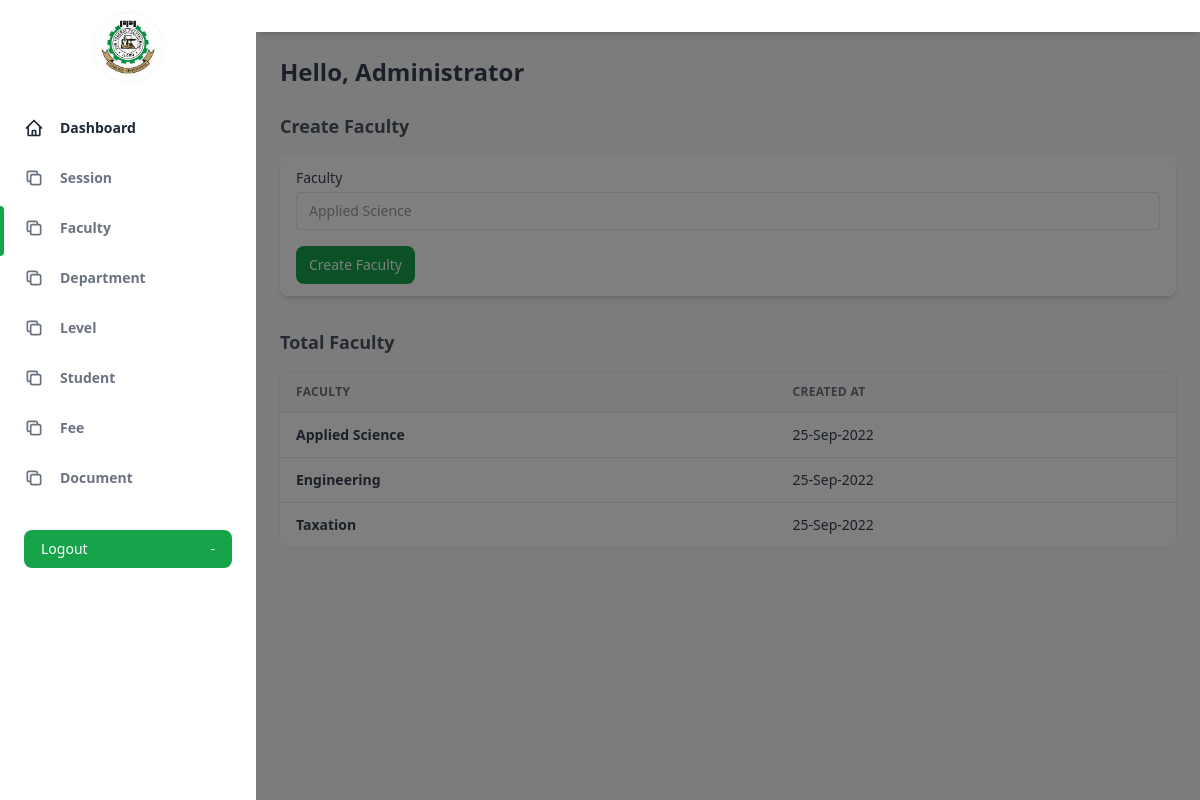
Screenshot of /admin-dashboard/faculty.php with the database file from the repository.
### tables this page shows
CREATE TABLE `faculty` (
  `id` int(11) NOT NULL,
  `faculty_name` varchar(255) NOT NULL,
  `dt` timestamp NOT NULL DEFAULT current_timestamp() ON UPDATE current_timestamp()
);

### admin-dashboard/faculty.php (the view, shortened to what this page needs)
<?php
  require_once "../includes/connection.php";
?>
<!DOCTYPE html>
<html :class="{ 'theme-dark': dark }" x-data="data()" lang="en">
  <head>
    <script src="https://cdn.tailwindcss.com"></script>
    <link rel="stylesheet" href="../assets/css/tailwind.output.css" />
    <link
      rel="stylesheet"
      href="https://cdnjs.cloudflare.com/ajax/libs/Chart.js/2.9.3/Chart.min.css"
    />
  </head>
  <body>
    <div
      class="flex h-screen bg-gray-50 dark:bg-gray-900"
      :class="{ 'overflow-hidden': isSideMenuOpen }"
    >
      <aside
        class="z-20 hidden w-64 overflow-y-auto bg-white dark:bg-gray-800 md:block flex-shrink-0"
      >
        <div class="py-4 text-gray-500 dark:text-gray-400">
          <a
            class="ml-6 text-lg font-bold text-gray-800 dark:text-gray-200"
            href="#"
          >
          <img src="../assets/img/fpi.jpg" alt="" style="width: 70px; height: 70px;" class="-mt-8 mx-auto">
          </a>
          <ul class="mt-6">
            <li class="relative px-6 py-3">
              <a
                class="inline-flex items-center w-full text-sm font-semibold text-gray-800 transition-colors duration-150 hover:text-gray-800 dark:hover:text-gray-200 dark:text-gray-100"
                href="index.php"
              >
                <svg
                  class="w-5 h-5"
                  aria-hidden="true"
                  fill="none"
                  stroke-linecap="round"
                  stroke-linejoin="round"
                  stroke-width="2"
                  viewBox="0 0 24 24"
                  stroke="currentColor"
                >
                  <path
                    d="M3 12l2-2m0 0l7-7 7 7M5 10v10a1 1 0 001 1h3m10-11l2 2m-2-2v10a1 1 0 01-1 1h-3m-6 0a1 1 0 001-1v-4a1 1 0 011-1h2a1 1 0 011 1v4a1 1 0 001 1m-6 0h6"
                  ></path>
                </svg>
                <span class="ml-4">Dashboard</span>
              </a>
            </li>
          </ul>
          <ul>
          <li class="relative px-6 py-3">
            <a
              class="inline-flex items-center w-full text-sm font-semibold transition-colors duration-150 hover:text-gray-800 dark:hover:text-gray-200"
              href="session.php"
            >
              <svg
                class="w-5 h-5"
                aria-hidden="true"
                fill="none"
                stroke-linecap="round"
                stroke-linejoin="round"
                stroke-width="2"
                viewBox="0 0 24 24"
                stroke="currentColor"
              >
                <path
                  d="M8 16H6a2 2 0 01-2-2V6a2 2 0 012-2h8a2 2 0 012 2v2m-6 12h8a2 2 0 002-2v-8a2 2 0 00-2-2h-8a2 2 0 00-2 2v8a2 2 0 002 2z"
                ></path>
              </svg>
              <span class="ml-4">Session</span>
            </a>
          </li>
          <li class="relative px-6 py-3">
             <span
                class="absolute inset-y-0 left-0 w-1 bg-green-600 rounded-tr-lg rounded-br-lg"
                aria-hidden="true"
            ></span>
              <a
                class="inline-flex items-center w-full text-sm font-semibold transition-colors duration-150 hover:text-gray-800 dark:hover:text-gray-200"
                href="faculty.php"
              >
                <svg
                  class="w-5 h-5"
                  aria-hidden="true"
                  fill="none"
                  stroke-linecap="round"
                  stroke-linejoin="round"
                  stroke-width="2"
                  viewBox="0 0 24 24"
                  stroke="currentColor"
                >
                  <path
                    d="M8 16H6a2 2 0 01-2-2V6a2 2 0 012-2h8a2 2 0 012 2v2m-6 12h8a2 2 0 002-2v-8a2 2 0 00-2-2h-8a2 2 0 00-2 2v8a2 2 0 002 2z"
                  ></path>
                </svg>
                <span class="ml-4">Faculty</span>
              </a>
            </li>
            <li class="relative px-6 py-3">
              <a
                class="inline-flex items-center w-full text-sm font-semibold transition-colors duration-150 hover:text-gray-800 dark:hover:text-gray-200"
                href="department.php"
              >
                <svg
                  class="w-5 h-5"
                  aria-hidden="true"
                  fill="none"
                  stroke-linecap="round"
                  stroke-linejoin="round"
                  stroke-width="2"
                  viewBox="0 0 24 24"
                  stroke="currentColor"
                >
                  <path
                    d="M8 16H6a2 2 0 01-2-2V6a2 2 0 012-2h8a2 2 0 012 2v2m-6 12h8a2 2 0 002-2v-8a2 2 0 00-2-2h-8a2 2 0 00-2 2v8a2 2 0 002 2z"
                  ></path>
                </svg>
                <span class="ml-4">Department</span>
              </a>
            </li>
            <li class="relative px-6 py-3">
              <a
                class="inline-flex items-center w-full text-sm font-semibold transition-colors duration-150 hover:text-gray-800 dark:hover:text-gray-200"
                href="level.php"
              >
                <svg
                  class="w-5 h-5"
                  aria-hidden="true"
                  fill="none"
                  stroke-linecap="round"
                  stroke-linejoin="round"
                  stroke-width="2"
                  viewBox="0 0 24 24"
                  stroke="currentColor"
                >
                  <path
                    d="M8 16H6a2 2 0 01-2-2V6a2 2 0 012-2h8a2 2 0 012 2v2m-6 12h8a2 2 0 002-2v-8a2 2 0 00-2-2h-8a2 2 0 00-2 2v8a2 2 0 002 2z"
                  ></path>
                </svg>
                <span class="ml-4">Level</span>
              </a>
            </li>
            <li class="relative px-6 py-3">
              <a
                class="inline-flex items-center w-full text-sm font-semibold transition-colors duration-150 hover:text-gray-800 dark:hover:text-gray-200"
                href="student.php"
              >
                <svg
                  class="w-5 h-5"
                  aria-hidden="true"
                  fill="none"
                  stroke-linecap="round"
                  stroke-linejoin="round"
                  stroke-width="2"
                  viewBox="0 0 24 24"
                  stroke="currentColor"
                >
                  <path
                    d="M8 16H6a2 2 0 01-2-2V6a2 2 0 012-2h8a2 2 0 012 2v2m-6 12h8a2 2 0 002-2v-8a2 2 0 00-2-2h-8a2 2 0 00-2 2v8a2 2 0 002 2z"
                  ></path>
                </svg>
                <span class="ml-4">Student</span>
              </a>
            </li>
            <li class="relative px-6 py-3">
              <a
                class="inline-flex items-center w-full text-sm font-semibold transition-colors duration-150 hover:text-gray-800 dark:hover:text-gray-200"
                href="fee.php"
              >
                <svg
                  class="w-5 h-5"
                  aria-hidden="true"
                  fill="none"
                  stroke-linecap="round"
                  stroke-linejoin="round"
                  stroke-width="2"
                  viewBox="0 0 24 24"
                  stroke="currentColor"
                >
                  <path
                    d="M8 16H6a2 2 0 01-2-2V6a2 2 0 012-2h8a2 2 0 012 2v2m-6 12h8a2 2 0 002-2v-8a2 2 0 00-2-2h-8a2 2 0 00-2 2v8a2 2 0 002 2z"
                  ></path>
                </svg>
                <span class="ml-4">Fee</span>
              </a>
            </li>
            <li class="relative px-6 py-3">
              <a
                class="inline-flex items-center w-full text-sm font-semibold transition-colors duration-150 hover:text-gray-800 dark:hover:text-gray-200"
                href="document.php"
              >
                <svg
                  class="w-5 h-5"
                  aria-hidden="true"
                  fill="none"
                  stroke-linecap="round"
                  stroke-linejoin="round"
                  stroke-width="2"
                  viewBox="0 0 24 24"
                  stroke="currentColor"
                >
                  <path
                    d="M8 16H6a2 2 0 01-2-2V6a2 2 0 012-2h8a2 2 0 012 2v2m-6 12h8a2 2 0 002-2v-8a2 2 0 00-2-2h-8a2 2 0 00-2 2v8a2 2 0 002 2z"
                  ></path>
                </svg>
                <span class="ml-4">Document</span>
              </a>
            </li>
           </ul>
          <div class="px-6 my-6">
            <a
              href="logout.php"
              class="flex items-center justify-between w-full px-4 py-2 text-sm font-medium leading-5 text-white transition-colors duration-150 bg-green-600 border border-transparent rounded-lg active:bg-green-600 hover:bg-green-700 focus:outline-none focus:shadow-outline-green"
            >
              Logout
              <span class="ml-2" aria-hidden="true">-</span>
            </a>
          </div>
        </div>
      </aside>
      <div
        x-show="isSideMenuOpen"
        x-transition:enter="transition ease-in-out duration-150"
        x-transition:enter-start="opacity-0"
        x-transition:enter-end="opacity-100"
        x-transition:leave="transition ease-in-out duration-150"
        x-transition:leave-start="opacity-100"
        x-transition:leave-end="opacity-0"
        class="fixed inset-0 z-10 flex items-end bg-black bg-opacity-50 sm:items-center sm:justify-center"
      ></div>
      <div class="flex flex-col flex-1 w-full">
        <header class="z-10 py-4 bg-white shadow-md dark:bg-gray-800">
        </header>
        <main class="h-full overflow-y-auto">
          <div class="container px-6 mx-auto grid">
            <h2
              class="my-6 text-2xl font-semibold text-gray-700 dark:text-gray-200"
            >
              Hello, Administrator
            </h2>
              <div>
                <h4 class="mb-4 text-lg font-semibold text-gray-600 dark:text-gray-300">
                    Create Faculty
                </h4>
                <form method="post">
                    <div
                    class="px-4 py-3 mb-8 bg-white rounded-lg shadow-md dark:bg-gray-800"
                    >
                        <label class="block text-sm">
                            <span class="text-gray-700 dark:text-gray-400">Faculty</span>
                            <input
                            name="faculty"
                            class="block w-full mt-1 text-sm dark:border-gray-600 dark:bg-gray-700 focus:border-green-400 focus:outline-none focus:shadow-outline-green dark:text-gray-300 dark:focus:shadow-outline-gray form-input"
                            placeholder="Applied Science"
                            required
                            />
                        </label>
                        <div class="mt-4">
                            <button
                                type="submit"
                                name="createBtn"
                                class="px-3 py-2 text-sm font-medium leading-5 text-white transition-colors duration-150 bg-green-600 border border-transparent rounded-lg active:bg-green-600 hover:bg-green-700 focus:outline-none focus:shadow-outline-green">
                                Create Faculty
                            </button>
                        </div>
                    </div>
                </form>
            </div>
              <div>
                <h4 class="mb-4 text-lg font-semibold text-gray-600 dark:text-gray-300">
                    Total Faculty
                </h4>
                <div class="mt-4 w-full overflow-hidden rounded-lg shadow-xs">
                <div class="w-full overflow-x-auto">
                    <table class="w-full whitespace-no-wrap">
                    <thead>
                        <tr
                        class="text-xs font-semibold tracking-wide text-left text-gray-500 uppercase border-b dark:border-gray-700 bg-gray-50 dark:text-gray-400 dark:bg-gray-800"
                        >
                        <th class="px-4 py-3">Faculty</th>
                        <th class="px-4 py-3">Created At</th>
                        </tr>
                    </thead>
                    <tbody
                        class="bg-white divide-y dark:divide-gray-700 dark:bg-gray-800"
                    >
                    <?php
                      $select = $conn->query("SELECT * FROM `faculty`");
                      while($row = $select->fetch_assoc()) {
                      ?>
                        <tr class="text-gray-700 dark:text-gray-400">
                          <td class="px-4 py-3">
                              <div class="flex items-center text-sm">
                                  <div>
                                      <p class="font-semibold"><?php echo $row['faculty_name'] ?></p>
                                  </div>
                              </div>
                          </td>
                          <td class="px-4 py-3 text-sm"><?php echo date("d-M-Y", strtotime($row['dt'])) ?></td>
                        </tr>
                      <?php
                      }
                    ?>
                    </tbody>
                    </table>
                </div>
                </div>
            </div>
          </div>
        </main>
      </div>
    </div>
  </body>
</html>

### rows the page displays
faculty: faculty_name "Applied Science", dt "25-Sep-2022"
faculty: faculty_name "Engineering", dt "25-Sep-2022"
faculty: faculty_name "Taxation", dt "25-Sep-2022"
